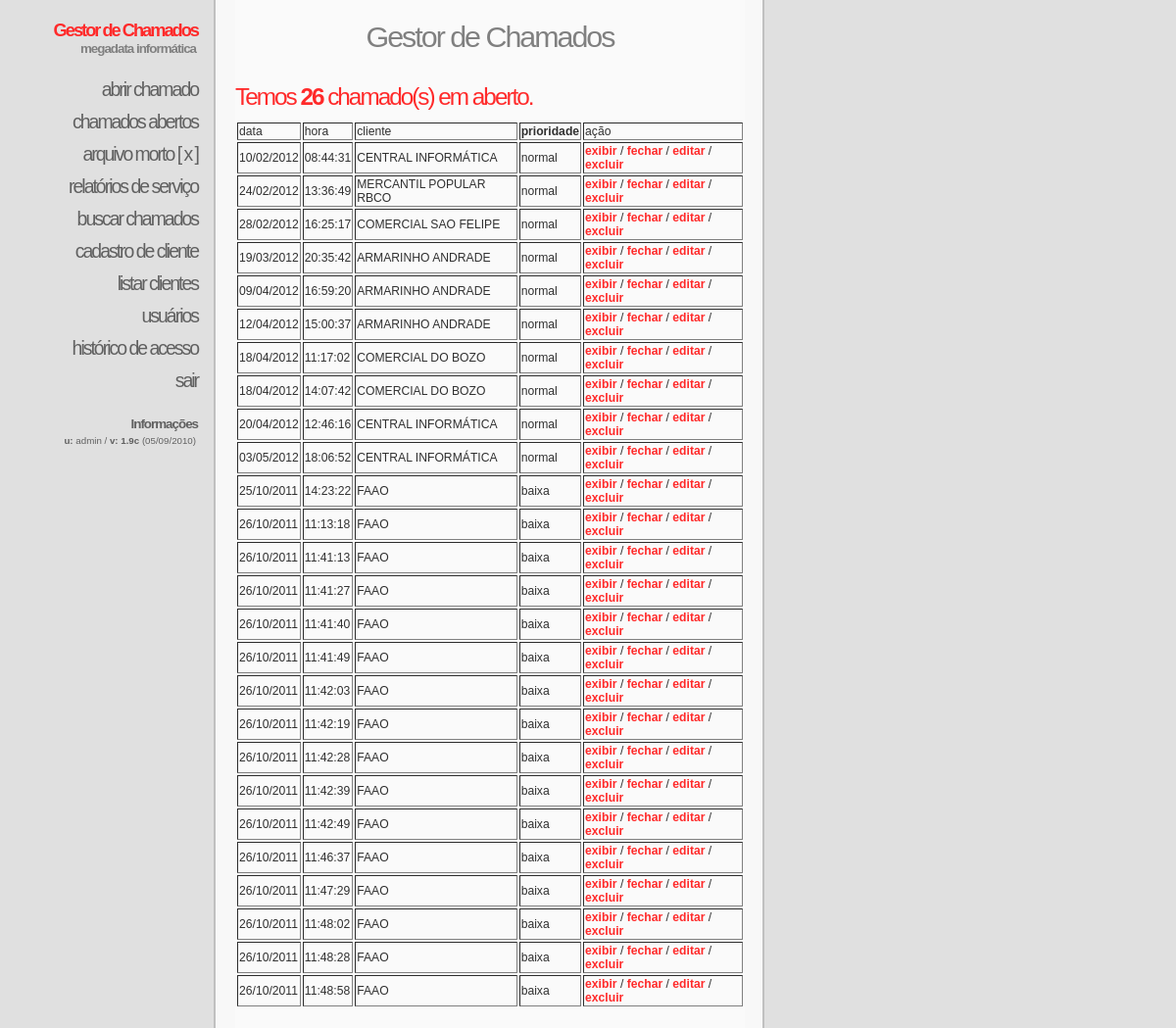
Screenshot of /incs/index.php (signed in) with the database file from the repository.
### tables this page shows
CREATE TABLE `chamados` (
  `id` int(11) NOT NULL,
  `prioridade` int(1) NOT NULL,
  `tipo` text NOT NULL,
  `data_abertura` text NOT NULL,
  `hora_abertura` text NOT NULL,
  `cliente` text NOT NULL,
  `cliente_id` text NOT NULL,
  `solicitante` text NOT NULL,
  `motivo` text NOT NULL,
  `obs` text NOT NULL,
  `data` text NOT NULL,
  `tec_inicio` text NOT NULL,
  `tec_fim` text NOT NULL,
  `parecer` text NOT NULL,
  `tecnico` text NOT NULL,
  `usuario` text NOT NULL,
  PRIMARY KEY  (`id`)
);

### incs/entrada.php (the view, shortened to what this page needs)
<?php if (!defined("_SEGURO")) die("Acesso Negado");
$yes = mysql_query("SELECT * FROM `chamados` WHERE `data` = ''  AND `prioridade` <> 0 ORDER BY `prioridade` DESC");
$count = @mysql_num_rows($yes);
?>
<h2>Gestor de Chamados</h2>
<h3>Temos <b><?=$count?></b> chamado(s) em aberto.</h3>
<table border="1" style="border-style:hidden">
<tr>
<td>data</td>
<td>hora</td>
<td>cliente</td>
<td><B>prioridade</B></td>
<td>ação</td>
</tr>
<?php
function prioridade($var) {
switch($var) {
 case 1:
 echo 'baixa';
 break;
 case 3:
 echo 'normal';
 break;
}
}
function trimall($str, $charlist = "\t\n\r\0\x0B")
{
  return str_replace(str_split($charlist), '', $str);
}
  if ($yes) {
  while($row = mysql_fetch_array($yes, MYSQL_ASSOC)) {
?>
<tr onmouseover="Tip('<b><?=$row['cliente'];?></b> - Aberto em <?echo $row['data_abertura'];?> às <?echo $row['hora_abertura'];?> por: <?=$row['usuario'];?><br /><b>prioridade:</b> <?=prioridade($row['prioridade']);?><br /><br /><b>motivo:</b></u><br /><?=trimall(nl2br(strip_tags($row['motivo'])));?><br /><b>observações:</b></u><br /><?=trimall(nl2br(strip_tags($row['obs'])));?>', BGCOLOR, '#FFFFFF', BORDERCOLOR, '#000000', FADEIN, 500, FADEOUT, 500, FONTSIZE, '12pt', FONTCOLOR, '#000000');" onmouseout="UnTip();">
<td><?echo $row['data_abertura'];?></td>
<td><?echo $row['hora_abertura'];?></td>
<td><?echo $row['cliente'];?></td>
<td><?=prioridade($row['prioridade']);?></td>
<td><a href="?m=aberto&exibir=<?php echo $row['id']?>">exibir</a> / <a href="?m=aberto&fechar=<?php echo $row['id']?>">fechar</a>
<?php
if (($_SESSION['nivel']==1) || ($row['usuario']== $_SESSION['id'])) {
 echo " / <a href=?m=aberto&editar=".$row['id'].">editar</a> ";
}
 if ($_SESSION['nivel']==1) {
 echo "/ <a onclick=\"if(window.confirm('Voce tem certeza que deseja deletar este chamado da base de dados?')) return true; else return false;\" href=?m=aberto&deletar=".$row['id'].">excluir</a>";
}
?>
</td>
</tr>
<?php
  }
  }
?>
</table>

### incs/index.php (shortened to what this page needs)
<!DOCTYPE html PUBLIC "-//W3C//DTD XHTML 1.1//EN"
"http://www.w3.org/TR/xhtml11/DTD/xhtml11.dtd">
<html xmlns="http://www.w3.org/1999/xhtml" xml:lang="pt">
<head>
<link rel="stylesheet" href="andreas07.css" type="text/css" />
</head>
<? if (($_POST['logar']) && ($yes)) { ?>
<body onload="javascript:window.alert('Login/Senha Inválidos');">
<? } else { ?>
<body>
<? } ?>
<div id="sidebar">
<?php if (isset($_SESSION['nivel'])) {?>
<h1>Gestor de Chamados</h1>
<h2>megadata informática</h2>
<div id="menu">
<a <?php if ($_GET['m']=="chamado") echo "class=\"active\"";?> href="?m=chamado">abrir chamado</a>
<a <?php if ($_GET['m']=="aberto") echo "class=\"active\"";?> href="?m=aberto">chamados abertos</a>
<a <?php if ($_GET['m']=="arquivo") echo "class=\"active\"";?> href="?m=arquivo">arquivo morto [ x ]</a>
<a <?php if ($_GET['m']=="relatorios") echo "class=\"active\"";?> href="?m=relatorios">relatórios de serviço</a>
<a <?php if ($_GET['m']=="log") echo "class=\"active\"";?> href="?m=log">buscar chamados</a>
<a <?php if ($_GET['m']=="cadastro") echo "class=\"active\"";?> href="?m=cadastro">cadastro de cliente</a>
<a <?php if ($_GET['m']=="listar") echo "class=\"active\"";?> href="?m=listar">listar clientes</a>
<?php if ($_SESSION['nivel']==1) { ?>
<a <?php if ($_GET['m']=="usuarios") echo "class=\"active\"";?> href="?m=usuarios">usuários</a>
<?php } ?>
<a <?php if ($_GET['m']=="usuarios") echo "class=\"active\"";?> href="?m=acesso">histórico de acesso</a>
<a href="sair.php">sair</a>
</div>
<?php
@include("versao.php");
 } ?>
</div>
<div id="content">
<?php if (!isset($_SESSION['nivel'])) {
include("incs/login.php");
} else {
 if ($_GET['m']=="") {
  include("incs/entrada.php");
 } else {
 if (file_exists("incs/".$_GET['m'].".php")) {
  include("incs/".$_GET['m'].".php");
  }
 }
}
?>
</div>
</body>
</html>

### incs/versao.php
<h3>Informações</h3>
<p><?="<b>u:</b> ".$_SESSION['id'];?> / <b>v: 1.9c</b> (05/09/2010)</p>

### andreas07.css (style rules this page uses)
body { margin:0; padding:0; color:#303030; background:#fafafa url(img/bodybg.gif) top left repeat-y; font:76% Verdana,Tahoma,sans-serif; }
a { color:#ff2a2a; font-weight:bold; text-decoration:none; }
#sidebar { position:absolute; top:0; left:0; width:220px; height:100%; overflow:auto; background:#e0e0e0 url(img/sidebarbg.gif) top right repeat-y; text-align:right; }
body > #sidebar { position:fixed; }
#sidebar h1 { margin:20px 18px 0 5px; color:#ff2a2a; font-size:1.5em; letter-spacing:-2px; text-align:right; }
#sidebar h2, #sidebar h3 { margin:0 20px 18px 5px; color:#808080; font-size:1.1em; font-weight:bold; letter-spacing:-1px; text-align:right; }
#sidebar h3 { margin:20px 18px 4px 5px; color:#606060; }
#sidebar p { margin:0 20px 18px 5px; color:#606060; font-size:0.8em; }
#sidebar a { color:#808080 }
#menu a { display:block; width:202px; padding:5px 18px 5px 0; color:#606060; background:#e0e0e0 url(img/sidebarbg.gif) top right repeat-y; font-size:1.6em; font-weight:normal; text-decoration:none; letter-spacing:-2px; }
#content { width:520px; margin:0 0 0 240px; padding:20px 0; background:#fafafa; }
#content h2 { margin:0; color:#808080; font-weight:normal; font-size:2.5em; letter-spacing:-2px; text-align:center; }
#content h3 { clear:both; margin:30px 0 10px 0; color:#ff2a2a; font-weight:normal; font-size: 2em; letter-spacing:-2px; }

### rows the page displays
chamados: data_abertura "10/02/2012", hora_abertura "08:44:31", cliente "CENTRAL INFORMÁTICA", prioridade "normal"
chamados: data_abertura "24/02/2012", hora_abertura "13:36:49", cliente "MERCANTIL POPULAR RBCO", prioridade "normal"
chamados: data_abertura "28/02/2012", hora_abertura "16:25:17", cliente "COMERCIAL SAO FELIPE", prioridade "normal"
chamados: data_abertura "19/03/2012", hora_abertura "20:35:42", cliente "ARMARINHO ANDRADE", prioridade "normal"
chamados: data_abertura "09/04/2012", hora_abertura "16:59:20", cliente "ARMARINHO ANDRADE", prioridade "normal"
chamados: data_abertura "12/04/2012", hora_abertura "15:00:37", cliente "ARMARINHO ANDRADE", prioridade "normal"
chamados: data_abertura "18/04/2012", hora_abertura "11:17:02", cliente "COMERCIAL DO BOZO", prioridade "normal"
chamados: data_abertura "18/04/2012", hora_abertura "14:07:42", cliente "COMERCIAL DO BOZO", prioridade "normal"
chamados: data_abertura "20/04/2012", hora_abertura "12:46:16", cliente "CENTRAL INFORMÁTICA", prioridade "normal"
chamados: data_abertura "03/05/2012", hora_abertura "18:06:52", cliente "CENTRAL INFORMÁTICA", prioridade "normal"
chamados: data_abertura "25/10/2011", hora_abertura "14:23:22", cliente "FAAO", prioridade "baixa"
chamados: data_abertura "26/10/2011", hora_abertura "11:13:18", cliente "FAAO", prioridade "baixa"
chamados: data_abertura "26/10/2011", hora_abertura "11:41:13", cliente "FAAO", prioridade "baixa"
chamados: data_abertura "26/10/2011", hora_abertura "11:41:27", cliente "FAAO", prioridade "baixa"
chamados: data_abertura "26/10/2011", hora_abertura "11:41:40", cliente "FAAO", prioridade "baixa"
chamados: data_abertura "26/10/2011", hora_abertura "11:41:49", cliente "FAAO", prioridade "baixa"
chamados: data_abertura "26/10/2011", hora_abertura "11:42:03", cliente "FAAO", prioridade "baixa"
chamados: data_abertura "26/10/2011", hora_abertura "11:42:19", cliente "FAAO", prioridade "baixa"
chamados: data_abertura "26/10/2011", hora_abertura "11:42:28", cliente "FAAO", prioridade "baixa"
chamados: data_abertura "26/10/2011", hora_abertura "11:42:39", cliente "FAAO", prioridade "baixa"
chamados: data_abertura "26/10/2011", hora_abertura "11:42:49", cliente "FAAO", prioridade "baixa"
chamados: data_abertura "26/10/2011", hora_abertura "11:46:37", cliente "FAAO", prioridade "baixa"
chamados: data_abertura "26/10/2011", hora_abertura "11:47:29", cliente "FAAO", prioridade "baixa"
chamados: data_abertura "26/10/2011", hora_abertura "11:48:02", cliente "FAAO", prioridade "baixa"
chamados: data_abertura "26/10/2011", hora_abertura "11:48:28", cliente "FAAO", prioridade "baixa"
chamados: data_abertura "26/10/2011", hora_abertura "11:48:58", cliente "FAAO", prioridade "baixa"

### other values shown
$_SESSION['id'] "admin"
$count "26"
